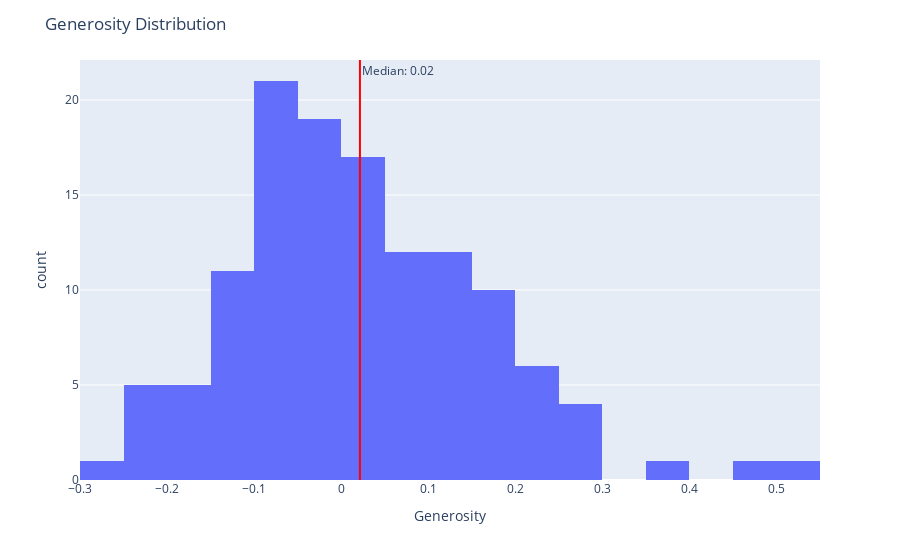

Write notebook code for a chart like this one.
### Code cell
fig = px.histogram(df, 'Generosity')
median_value = df['Generosity'].mean()
fig.add_vline(x=median_value, line_dash="solid", line_color="red", annotation_text=f"Median: {median_value:.2f}")
fig.update_layout(title='Generosity Distribution')
fig.show()

### Figure 1 — Plotly figure (JSON) as saved in the notebook; plotly's stock layout.template omitted (floating-point values rounded to 4 significant figures)
{"data": [{"alignmentgroup": "True", "bingroup": "x", "hovertemplate": "Generosity=%{x}<br>count=%{y}<extra></extra>", "legendgroup": "", "marker": {"color": "#636efa", "pattern": {"shape": ""}}, "name": "", "offsetgroup": "", "orientation": "v", "showlegend": false, "type": "histogram", "x": [-0.019, 0.134, 0.211, -0.023, 0.213, 0.165, 0.141, 0.027, 0.024, 0.175, 0.102, 0.198, 0.153, 0.092, 0.137, 0.03, 0.001, 0.253, -0.145, -0.1, 0.014, -0.07, -0.172, 0.063, 0.096, -0.065, -0.016, -0.081, 0.032, -0.066, -0.074, -0.011, -0.094, 0.119, -0.133, -0.031, 0.021, -0.056, 0.117, -0.057, 0, 0.204, -0.06, -0.237, -0.093, -0.009, -0.108, -0.059, -0.089, 0.097, 0.23, 0.16, -0.196, -0.046, -0.24, -0.028, 0.289, 0.19, 0.181, -0.08, -0.041, -0.004, 0.021, 0.063, -0.106, -0.063, -0.03, -0.104, -0.099, -0.108, -0.119, -0.06, -0.057, 0.146, -0.155, -0.06, -0.117, -0.007, 0.531, -0.087, 0.128, 0.091, -0.254, 0.125, 0.24, -0.187, 0.073, 0.015, 0.047, -0.005, -0.231, 0.173, 0.011, -0.013, 0.095, -0.126, 0.139, 0.008, 0.032, -0.213, 0.288, -0.03, 0.114, 0.221, 0.073, -0.043, 0.491, 0.005, 0.364, -0.028, -0.183, 0.024, -0.15, 0.273, 0.154, 0.072, 0.075, 0.098, 0.182, -0.014, 0.005, -0.215, -0.046, 0.105, -0.141, -0.081], "xaxis": "x", "yaxis": "y"}], "layout": {"annotations": [{"showarrow": false, "text": "Median: 0.02", "x": 0.02156, "xanchor": "left", "xref": "x", "y": 1, "yanchor": "top", "yref": "y domain"}], "barmode": "relative", "legend": {"tracegroupgap": 0}, "margin": {"t": 60}, "shapes": [{"line": {"color": "red", "dash": "solid"}, "type": "line", "x0": 0.02156, "x1": 0.02156, "xref": "x", "y0": 0, "y1": 1, "yref": "y domain"}], "title": {"text": "Generosity Distribution"}, "xaxis": {"anchor": "y", "domain": [0, 1], "title": {"text": "Generosity"}}, "yaxis": {"anchor": "x", "domain": [0, 1], "title": {"text": "count"}}}}
